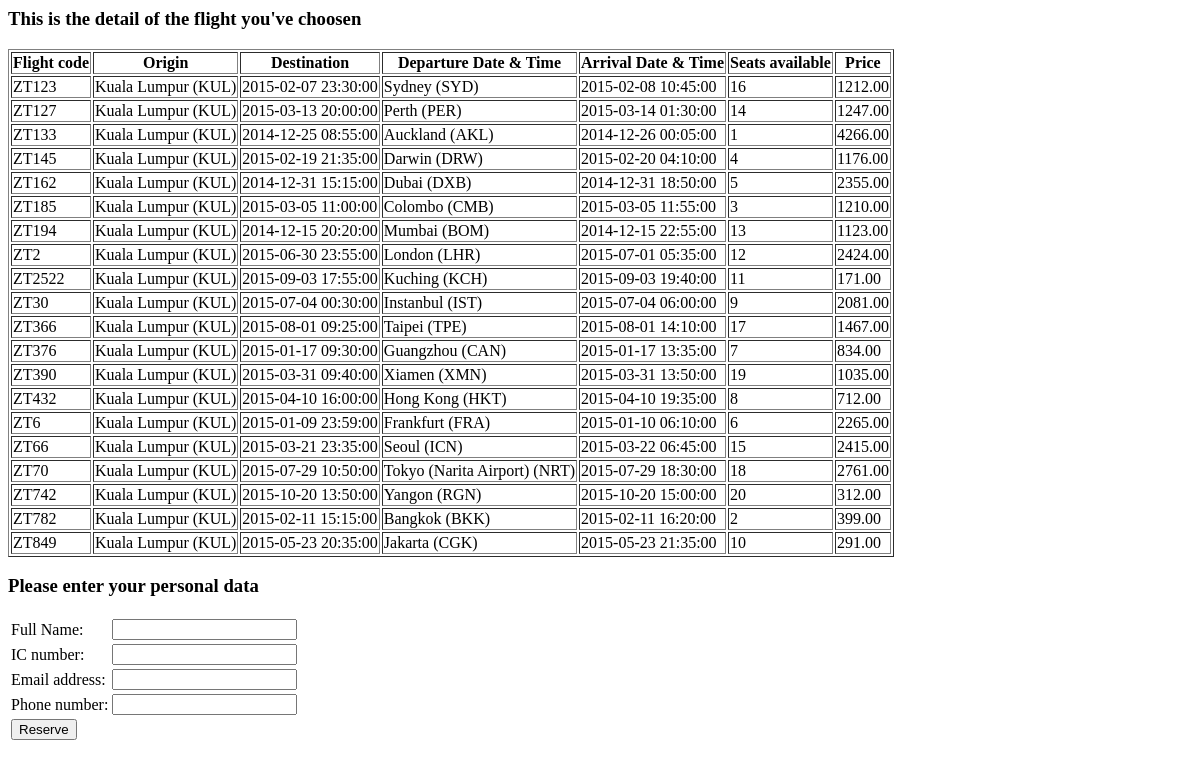
Before: /FrontEnd/reserveFlight.php with the older database file.
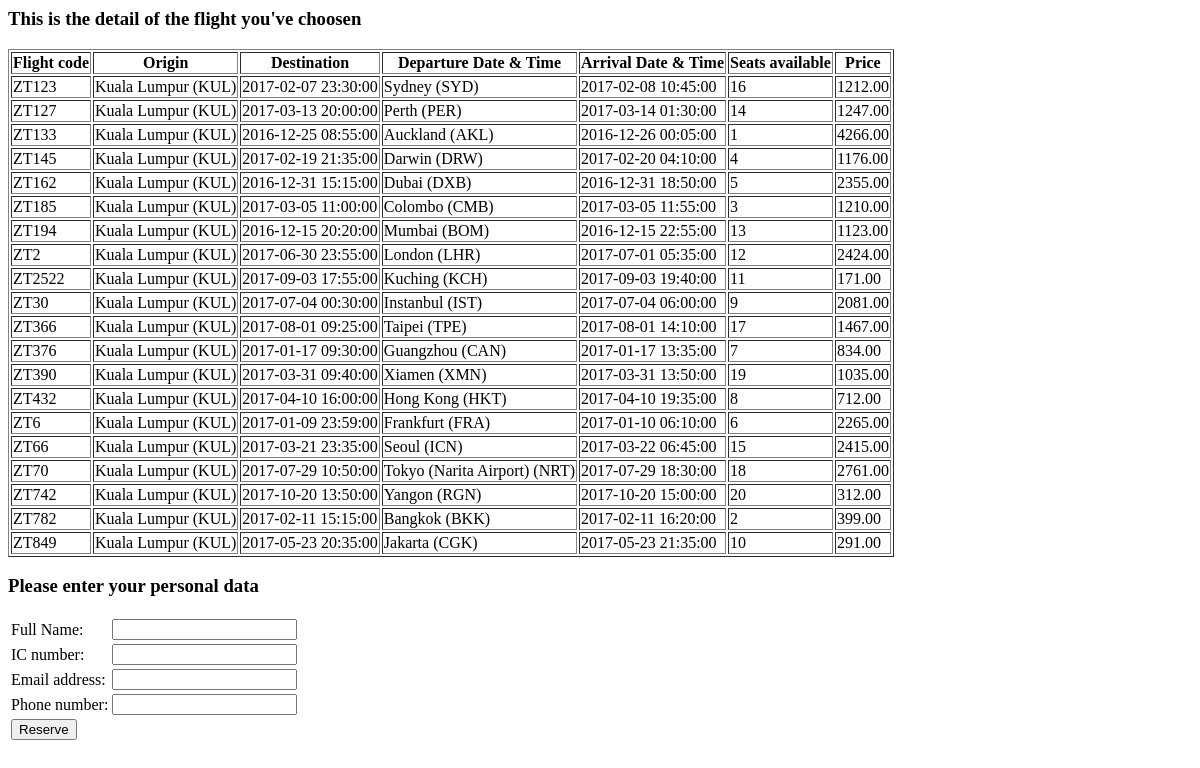
After: the same page with the newer database file.
### tables this page shows
CREATE TABLE flights
(
    flight_code         VARCHAR(6) NOT NULL,
    origin              VARCHAR(50) NOT NULL,
    departure_date_time DATETIME(0) NOT NULL,
    destination         VARCHAR(50) NOT NULL,
    arrival_date_time   DATETIME(0) NOT NULL,
    no_of_seats         SMALLINT(3) UNSIGNED NOT NULL,
    price               DECIMAL(7, 2) UNSIGNED NOT NULL,
    CONSTRAINT pk_flight_code PRIMARY KEY(flight_code),
    CONSTRAINT fk_origin      FOREIGN KEY(origin) REFERENCES locations(location),
    CONSTRAINT fk_destination FOREIGN KEY(destination) REFERENCES locations(location)
);

### database/database.php (called while the page is built, shortened)
<?php
    require_once('statement.php');
    class Database
    {
        private $mysqli;
        public function __construct($username, $password, $database_name, $port = 3306, $host = NULL)
        {
            $this->mysqli = new mysqli($host, $username, $password, $database_name, $port);
        }
        public function GetMySQLI()
        {
            return $this->mysqli;
        }
    }
?>

### database/flights.php (called while the page is built, shortened)
<?php
    require_once('database.php');
    require_once('statement.php');
    class Flights
    {
        private $mysqli;
        public function __construct(&$database)
        {
            $this->mysqli = $database->GetMySQLI();
        }
        public function GetFlightWithFieldsFilter($flight_code, $origin, $departure_date_time, $destination, $arrival_date_time, $no_of_seats, $price, $input_date_time_format = Database::DATE_TIME_NO_FORMAT, $output_date_time_format = Database::DATE_TIME_NO_FORMAT)
        {
            $bound_argument_type = NULL;
            switch($output_date_time_format)
            {
                default:
                    $query = 'SELECT * FROM flights';
            }
            $statement = new Statement($this->mysqli, $query, $bound_argument_type, $filters);
            $rows = $statement->GetAllRows();
            return $rows;
        }
    }
?>

### database/statement.php (called while the page is built, shortened)
<?php
    class Statement
    {
        private $mysqli_result = NULL;
        public function __construct($mysqli, $query, $bound_argument_type = NULL, &$arguments = NULL)
        {
            $this->mysqli_stmt = $mysqli->stmt_init();
            if($this->mysqli_stmt->prepare($query) === FALSE)
            {
                throw new Exception($this->mysqli_stmt->error, $this->mysqli_stmt->errno);
            }
            if($this->mysqli_stmt->execute() === FALSE)
            {
                throw new Exception($this->mysqli_stmt->error, $this->mysqli_stmt->errno);
            }
            $this->mysqli_result = $this->mysqli_stmt->get_result();
        }
        public function GetAllRows()
        {
            $rows = $this->mysqli_result->fetch_all();
            return $rows;
        }
    }
?>

### FrontEnd/reserveFlight.php (the view, shortened to what this page needs)
<html>
    <body>
        <?php
        require_once('../database/database.php');
        require_once('../database/flights.php');
        $database = new Database('root', '', 'sqm_fp');
        $flights = new Flights($database);
        ?>
        <h3>This is the detail of the flight you've choosen</h3>
        <table border="1">
            <tr>
                <th>Flight code</th>
                <th>Origin</th>
                <th>Destination</th>
                <th>Departure Date & Time</th>
                <th>Arrival Date & Time</th>
                <th>Seats available</th>
                <th>Price</th>
            </tr>
            <?php
            $flightCode = $_POST['flightCode'];
            $result = $flights->GetFlightWithFieldsFilter($flightCode, null, null, null, null, null, null);
            foreach ($result as $result) {
                ?>
                <tr>
                    <td><?= $result[0] ?></td>
                    <td><?= $result[1] ?></td>
                    <td><?= $result[2] ?></td>
                    <td><?= $result[3] ?></td>
                    <td><?= $result[4] ?></td>
                    <td><?= $result[5] ?></td>
                    <td><?= $result[6] ?></td>
                </tr>
                <?php
            }
            ?>
        </table>
        <h3>Please enter your personal data</h3>
        <form action='reserveToDB.php' method='post'>
            <table>
                <tr>
                    <td>Full Name:</td>
                    <td><input type='text' name='name'</td>
                </tr>
                <tr>
                    <td>IC number:</td>
                    <td><input type='text' name ='ICNumber'</td>
                </tr>
                <tr>
                    <td>Email address:</td>
                    <td><input type='email' name='email'</td>
                </tr>
                <tr>
                    <td>Phone number:</td>
                    <td><input type='number' name='phoneNum'</td>
                </tr>
                <tr>
                    <td rowspan ='2'><input type='submit' value='Reserve'></td>
                </tr>
            </table>
        </form>
    </body>
</html>

Changed rows visible on the page:
changed flights "ZT123": departure_date_time "2015-02-07 23:30:00" → "2017-02-07 23:30:00"; arrival_date_time "2015-02-08 10:45:00" → "2017-02-08 10:45:00"
changed flights "ZT127": departure_date_time "2015-03-13 20:00:00" → "2017-03-13 20:00:00"; arrival_date_time "2015-03-14 01:30:00" → "2017-03-14 01:30:00"
changed flights "ZT133": departure_date_time "2014-12-25 08:55:00" → "2016-12-25 08:55:00"; arrival_date_time "2014-12-26 00:05:00" → "2016-12-26 00:05:00"
changed flights "ZT145": departure_date_time "2015-02-19 21:35:00" → "2017-02-19 21:35:00"; arrival_date_time "2015-02-20 04:10:00" → "2017-02-20 04:10:00"
changed flights "ZT162": departure_date_time "2014-12-31 15:15:00" → "2016-12-31 15:15:00"; arrival_date_time "2014-12-31 18:50:00" → "2016-12-31 18:50:00"
changed flights "ZT185": departure_date_time "2015-03-05 11:00:00" → "2017-03-05 11:00:00"; arrival_date_time "2015-03-05 11:55:00" → "2017-03-05 11:55:00"
changed flights "ZT194": departure_date_time "2014-12-15 20:20:00" → "2016-12-15 20:20:00"; arrival_date_time "2014-12-15 22:55:00" → "2016-12-15 22:55:00"
changed flights "ZT2": departure_date_time "2015-06-30 23:55:00" → "2017-06-30 23:55:00"; arrival_date_time "2015-07-01 05:35:00" → "2017-07-01 05:35:00"
changed flights "ZT2522": departure_date_time "2015-09-03 17:55:00" → "2017-09-03 17:55:00"; arrival_date_time "2015-09-03 19:40:00" → "2017-09-03 19:40:00"
changed flights "ZT30": departure_date_time "2015-07-04 00:30:00" → "2017-07-04 00:30:00"; arrival_date_time "2015-07-04 06:00:00" → "2017-07-04 06:00:00"
changed flights "ZT366": departure_date_time "2015-08-01 09:25:00" → "2017-08-01 09:25:00"; arrival_date_time "2015-08-01 14:10:00" → "2017-08-01 14:10:00"
changed flights "ZT376": departure_date_time "2015-01-17 09:30:00" → "2017-01-17 09:30:00"; arrival_date_time "2015-01-17 13:35:00" → "2017-01-17 13:35:00"
changed flights "ZT390": departure_date_time "2015-03-31 09:40:00" → "2017-03-31 09:40:00"; arrival_date_time "2015-03-31 13:50:00" → "2017-03-31 13:50:00"
changed flights "ZT432": departure_date_time "2015-04-10 16:00:00" → "2017-04-10 16:00:00"; arrival_date_time "2015-04-10 19:35:00" → "2017-04-10 19:35:00"
changed flights "ZT6": departure_date_time "2015-01-09 23:59:00" → "2017-01-09 23:59:00"; arrival_date_time "2015-01-10 06:10:00" → "2017-01-10 06:10:00"
changed flights "ZT66": departure_date_time "2015-03-21 23:35:00" → "2017-03-21 23:35:00"; arrival_date_time "2015-03-22 06:45:00" → "2017-03-22 06:45:00"
changed flights "ZT70": departure_date_time "2015-07-29 10:50:00" → "2017-07-29 10:50:00"; arrival_date_time "2015-07-29 18:30:00" → "2017-07-29 18:30:00"
changed flights "ZT742": departure_date_time "2015-10-20 13:50:00" → "2017-10-20 13:50:00"; arrival_date_time "2015-10-20 15:00:00" → "2017-10-20 15:00:00"
changed flights "ZT782": departure_date_time "2015-02-11 15:15:00" → "2017-02-11 15:15:00"; arrival_date_time "2015-02-11 16:20:00" → "2017-02-11 16:20:00"
changed flights "ZT849": departure_date_time "2015-05-23 20:35:00" → "2017-05-23 20:35:00"; arrival_date_time "2015-05-23 21:35:00" → "2017-05-23 21:35:00"
